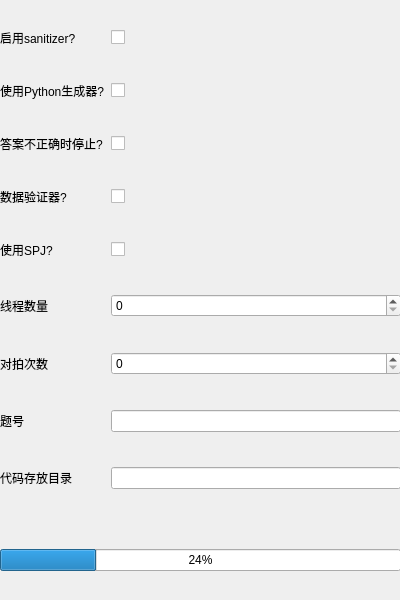
<?xml version="1.0" encoding="UTF-8"?>
<ui version="4.0">
 <class>MainWindow</class>
 <widget class="QMainWindow" name="MainWindow">
  <property name="geometry">
   <rect>
    <x>0</x>
    <y>0</y>
    <width>400</width>
    <height>600</height>
   </rect>
  </property>
  <property name="windowTitle">
   <string>MainWindow</string>
  </property>
  <widget class="QWidget" name="centralwidget">
   <widget class="QWidget" name="gridLayoutWidget">
    <property name="geometry">
     <rect>
      <x>0</x>
      <y>0</y>
      <width>401</width>
      <height>521</height>
     </rect>
    </property>
    <layout class="QGridLayout" name="gridLayout">
     <item row="10" column="1">
      <widget class="QLineEdit" name="lineEdit_2"/>
     </item>
     <item row="1" column="0">
      <widget class="QLabel" name="label_4">
       <property name="text">
        <string>使用Python生成器?</string>
       </property>
      </widget>
     </item>
     <item row="7" column="1">
      <widget class="QSpinBox" name="spinBox_2"/>
     </item>
     <item row="8" column="1">
      <widget class="QLineEdit" name="lineEdit"/>
     </item>
     <item row="4" column="1">
      <widget class="QCheckBox" name="checkBox_5">
       <property name="text">
        <string/>
       </property>
      </widget>
     </item>
     <item row="3" column="1">
      <widget class="QCheckBox" name="checkBox_4">
       <property name="text">
        <string/>
       </property>
      </widget>
     </item>
     <item row="0" column="0">
      <widget class="QLabel" name="label_3">
       <property name="text">
        <string>启用sanitizer?</string>
       </property>
      </widget>
     </item>
     <item row="2" column="0">
      <widget class="QLabel" name="label_7">
       <property name="text">
        <string>答案不正确时停止?</string>
       </property>
      </widget>
     </item>
     <item row="3" column="0">
      <widget class="QLabel" name="label_8">
       <property name="text">
        <string>数据验证器?</string>
       </property>
      </widget>
     </item>
     <item row="6" column="1">
      <widget class="QSpinBox" name="spinBox"/>
     </item>
     <item row="6" column="0">
      <widget class="QLabel" name="label_5">
       <property name="text">
        <string>线程数量</string>
       </property>
      </widget>
     </item>
     <item row="2" column="1">
      <widget class="QCheckBox" name="checkBox_3">
       <property name="text">
        <string/>
       </property>
      </widget>
     </item>
     <item row="7" column="0">
      <widget class="QLabel" name="label_6">
       <property name="text">
        <string>对拍次数</string>
       </property>
      </widget>
     </item>
     <item row="1" column="1">
      <widget class="QCheckBox" name="checkBox_2">
       <property name="text">
        <string/>
       </property>
      </widget>
     </item>
     <item row="0" column="1">
      <widget class="QCheckBox" name="checkBox">
       <property name="text">
        <string/>
       </property>
      </widget>
     </item>
     <item row="4" column="0">
      <widget class="QLabel" name="label">
       <property name="text">
        <string>使用SPJ?</string>
       </property>
      </widget>
     </item>
     <item row="10" column="0">
      <widget class="QLabel" name="label_9">
       <property name="text">
        <string>代码存放目录</string>
       </property>
      </widget>
     </item>
     <item row="8" column="0">
      <widget class="QLabel" name="label_2">
       <property name="text">
        <string>题号</string>
       </property>
      </widget>
     </item>
    </layout>
   </widget>
   <widget class="QWidget" name="gridLayoutWidget_2">
    <property name="geometry">
     <rect>
      <x>0</x>
      <y>520</y>
      <width>401</width>
      <height>80</height>
     </rect>
    </property>
    <layout class="QGridLayout" name="gridLayout_2">
     <item row="0" column="0">
      <widget class="QProgressBar" name="progressBar">
       <property name="value">
        <number>24</number>
       </property>
      </widget>
     </item>
    </layout>
   </widget>
  </widget>
 </widget>
 <resources/>
 <connections/>
</ui>
